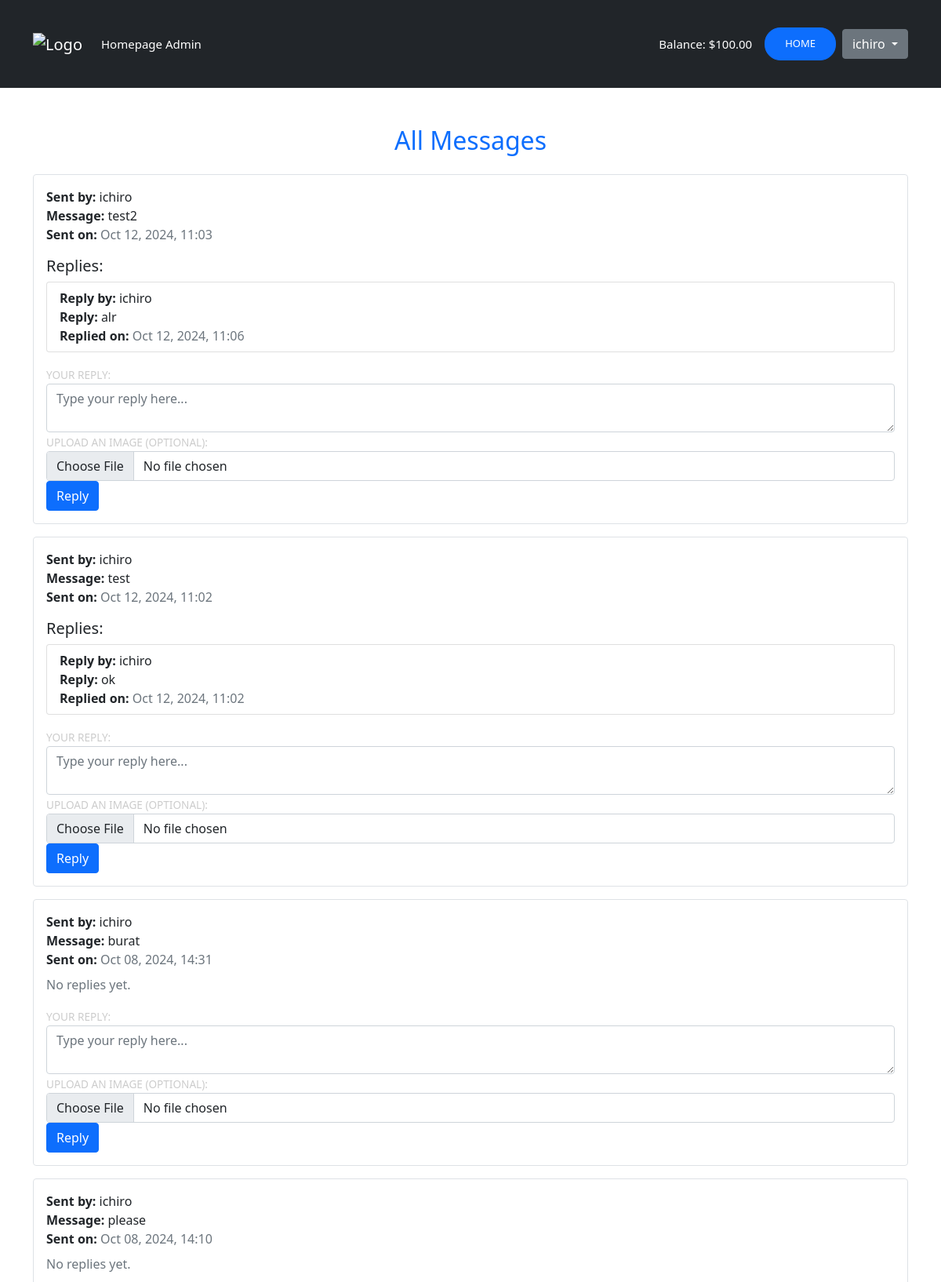
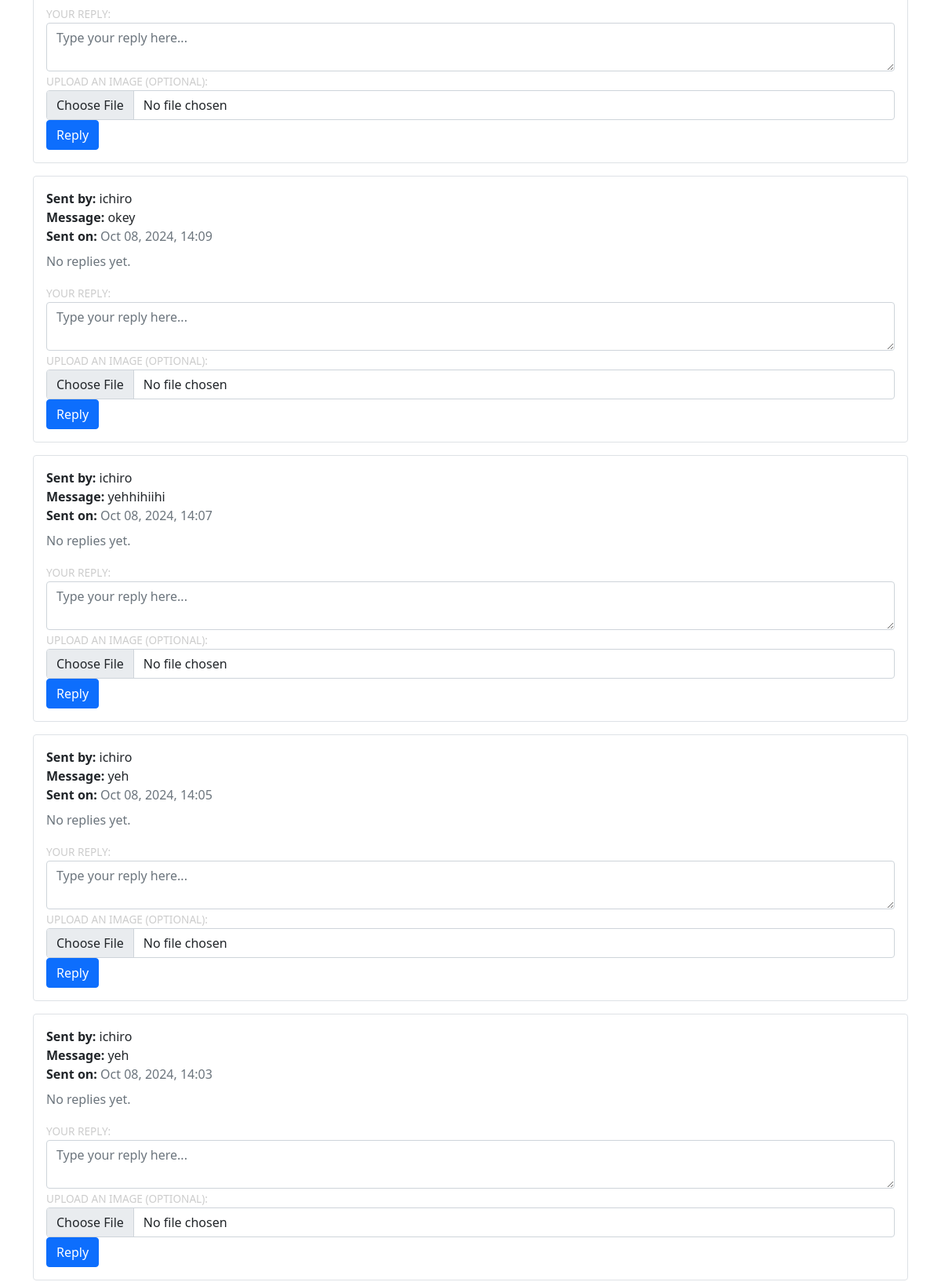
Page /contact/contact/all_messages/ (signed in, upper part) on the earlier database version (2 pictures, top to bottom).
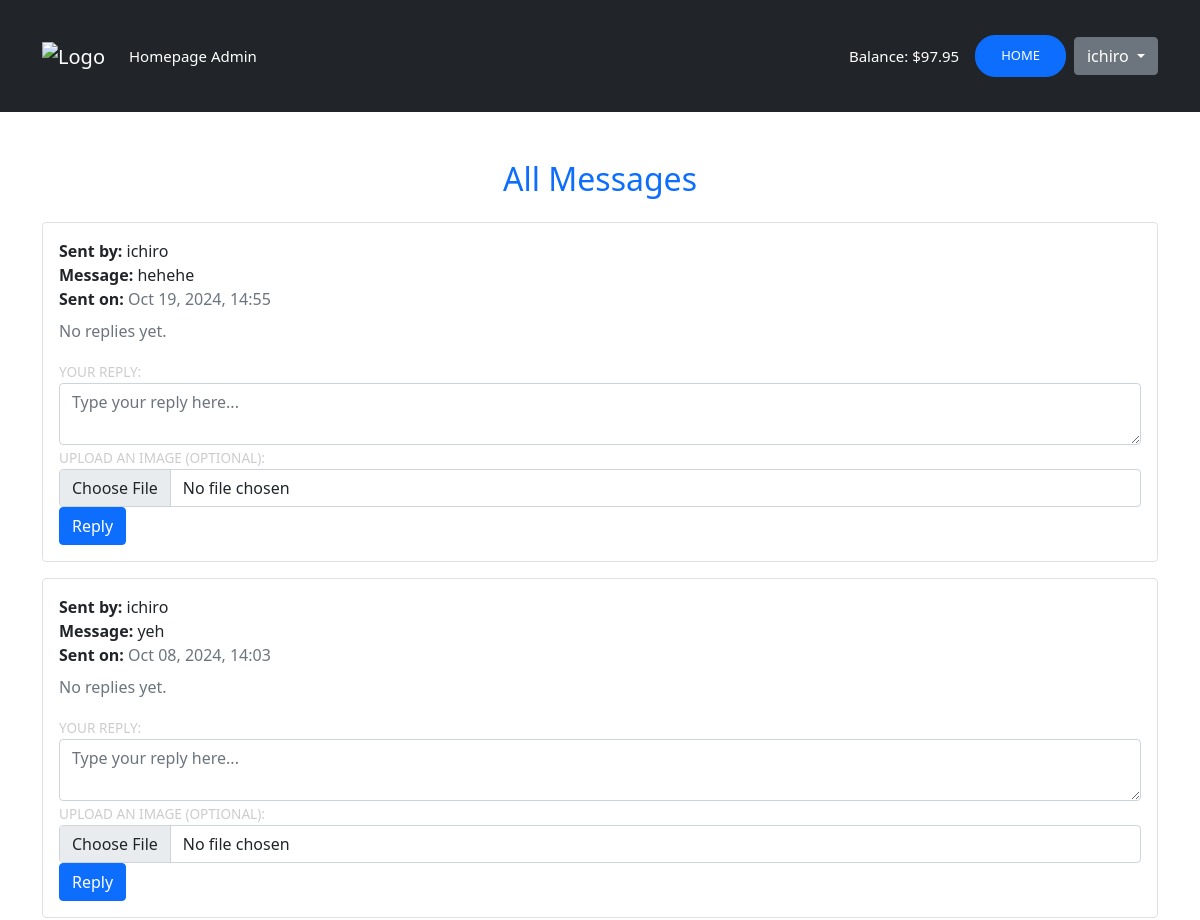
Same page on the later database version.
### myapp/models.py (models this page shows, shortened)
class UserProfile(models.Model):
    user = models.OneToOneField(User, on_delete=models.CASCADE)
    company_name = models.CharField(max_length=255)
    full_name = models.CharField(max_length=255)
    mobile_number = models.CharField(max_length=15)
    business_title = models.CharField(max_length=255)
    balance = models.DecimalField(max_digits=10, decimal_places=2, default=0.00)  # Add this line

### contact/models.py (models this page shows, shortened)
class Message(models.Model):
    user = models.ForeignKey(User, on_delete=models.CASCADE)  # Automatically assigned
    content = models.TextField()
    image = models.ImageField(upload_to='messages/', blank=True, null=True)  # New image field
    created_at = models.DateTimeField(auto_now_add=True)

class Reply(models.Model):
    message = models.ForeignKey(Message, related_name='replies', on_delete=models.CASCADE)  # Link to a specific message
    user = models.ForeignKey(User, on_delete=models.CASCADE)  # User who replied
    content = models.TextField()
    image = models.ImageField(upload_to='replies/', blank=True, null=True)  # New image field
    created_at = models.DateTimeField(auto_now_add=True)

### contact/views.py (the view)
# urls.py: path('contact/all_messages/', all_messages, name='all_messages'),  # Add this line
@login_required
def all_messages(request):
    messages = Message.objects.all().order_by('-created_at')  # Get all messages ordered by created_at
    reply_form = ReplyForm()  # Initialize an empty reply form
    return render(request, 'users/all_messages.html', {'messages': messages, 'reply_form': reply_form})

### contact/forms.py
class ReplyForm(forms.ModelForm):
    class Meta:
        model = Reply
        fields = ['content', 'image']  # Include the image field for the reply

### templates/users/all_messages.html (shortened to what this page needs)
{% extends 'users/base.html' %}
{% block content %}
<div class="container mt-5">
    <h2 class="mb-4 text-center text-primary">All Messages</h2>
    {% if messages %}
        <ul class="list-group">
            {% for message in messages %}
                <li class="list-group-item mb-3 p-3 border rounded">
                    <div class="mb-2">
                        <strong>Sent by:</strong> <span>{{ message.user.username }}</span><br>
                        <strong>Message:</strong> <span>{{ message.content }}</span><br>
                        <strong>Sent on:</strong> <span class="text-muted">{{ message.created_at|date:"M d, Y, H:i" }}</span>
                    </div>
                    {% if message.replies.all %}
                        <h5 class="mt-3">Replies:</h5>
                        <ul class="list-group mt-2">
                            {% for reply in message.replies.all %}
                                <li class="list-group-item">
                                    <strong>Reply by:</strong> <span>{{ reply.user.username }}</span><br>
                                    <strong>Reply:</strong> <span>{{ reply.content }}</span><br>
                                    <strong>Replied on:</strong> <span class="text-muted">{{ reply.created_at|date:"M d, Y, H:i" }}</span>
                                </li>
                            {% endfor %}
                        </ul>
                    {% else %}
                        <p class="mt-2 text-muted">No replies yet.</p>
                    {% endif %}
                    <form action="{% url 'add_reply' message.id %}" method="POST" enctype="multipart/form-data" class="mt-3">
                        <div class="form-group">
                            <label for="reply-content">Your Reply:</label>
                            <textarea name="content" class="form-control" placeholder="Type your reply here..." required></textarea>
                        </div>
                        <div class="form-group">
                            <label for="image">Upload an image (optional):</label>
                            <input type="file" name="image" accept="image/*" class="form-control">
                        </div>
                        <button type="submit" class="btn btn-primary">Reply</button>
                    </form>
                </li>
            {% endfor %}
        </ul>
    {% else %}
        <p class="text-center text-muted">No messages found.</p>
    {% endif %}
</div>
{% endblock %}

### templates/users/base.html (shortened to what this page needs)
<!doctype html>
{% load static %}
<html lang="en">
<head>
    <link rel="stylesheet" href="{% static 'users/css/main.css' %}" type="text/css">
    <link href="https://cdn.jsdelivr.net/npm/bootstrap@5.0.0-beta3/dist/css/bootstrap.min.css" rel="stylesheet">
</head>
<body id="bg" style="background-image: url({% static 'users/images/bg.png' %});">
<nav class="navbar navbar-expand-lg navbar-dark bg-dark" id="main-navbar">
    <div class="container">
        <a class="navbar-brand" href="{% url 'home' %}"><img src="{% static 'images/in-logo-1.svg' %}" alt="Logo"></a>
        <div class="collapse navbar-collapse" id="navbarNavAltMarkup">
            <div class="navbar-nav">
                {% if user.is_superuser %}
                    <a class="nav-link active cool-font" aria-current="page" href="#">Homepage Admin</a>
                {% else %}
                    <a class="nav-link active" aria-current="page" href="#">Homepage</a>
                {% endif %}
            </div>
            <div class="d-flex align-items-center ms-auto" id="authstyle">
                {% if user.is_authenticated %}
                    {% with user_profile=user.userprofile %}
                        <span class="text-white me-3">Balance: ${{ user_profile.balance }}</span>
                    {% endwith %}
                    <a href="{% url 'homepage' %}" class="btn btn-primary me-2" id="header-links">Home</a>
                    <div class="dropdown">
                        <button class="btn btn-secondary dropdown-toggle" type="button" id="dropdownMenuButton" data-bs-toggle="dropdown" aria-expanded="false">
                            {{ user.username }}
                        </button>
                    </div>
                {% else %}
                    <a href="{% url 'register' %}" class="btn btn-primary me-2" id="header-links">Create Account</a>
                    <a href="{% url 'login' %}" class="btn btn-primary" id="header-links">Log In</a>
                {% endif %}
            </div>
        </div>
    </div>
</nav>
<div>
    {% block content %}{% endblock content %}
</div>
</body>
</html>

Differences in the rows shown:
removed Message: user.username "ichiro", content "test2", created_at "Oct 12, 2024, 11:03"
removed Reply: user.username "ichiro", content "alr", created_at "Oct 12, 2024, 11:06"
removed Message: user.username "ichiro", content "test", created_at "Oct 12, 2024, 11:02"
removed Reply: user.username "ichiro", content "ok", created_at "Oct 12, 2024, 11:02"
removed Message: user.username "ichiro", content "burat", created_at "Oct 08, 2024, 14:31", shows "No replies yet."
removed Message: user.username "ichiro", content "please", created_at "Oct 08, 2024, 14:10", shows "No replies yet."
removed Message: user.username "ichiro", content "okey", created_at "Oct 08, 2024, 14:09", shows "No replies yet."
removed Message: user.username "ichiro", content "yehhihiihi", created_at "Oct 08, 2024, 14:07", shows "No replies yet."
removed Message: user.username "ichiro", content "yeh", created_at "Oct 08, 2024, 14:05", shows "No replies yet."
changed UserProfile: balance "100.00" → "97.95"
added Message: user.username "ichiro", content "hehehe", created_at "Oct 19, 2024, 14:55", shows "No replies yet."
